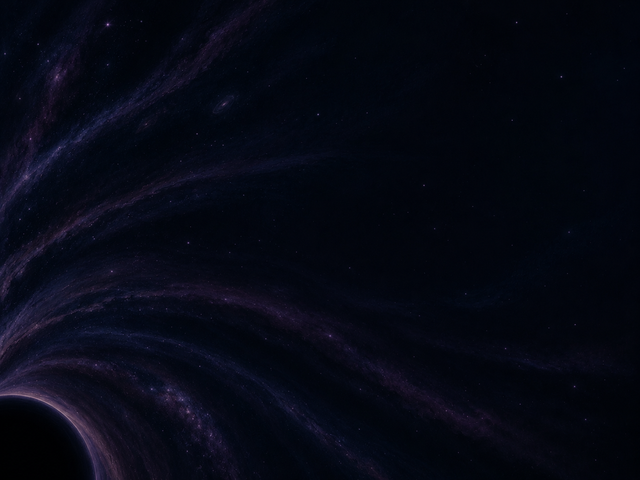
#> input picture game/assets/background.png, 640 x 480 px, found by its file name
$ python background_sway.py
#> lines starting #> are read from the running program, lines starting #| are printed output that depends on the picture
"""Bake the far painting's slow sway into looping keyframes.

Reads game/assets/background.png (the still painting) and writes game/assets/background_sway_00.png
.. background_sway_<KEYFRAMES-1>.png. Frame `i` is the painting at loop phase i / KEYFRAMES. The
game blends between neighbours over sway_loop_ticks (tuning/background.json), so the last frame
blends back into the first. Each frame keeps the still's mean brightness. Overwrites those files.
Run from the repo root:
    python3 tools/art/background_sway.py
"""

import math
from pathlib import Path

import numpy as np
from PIL import Image

ASSETS = Path("game/assets")
KEYFRAMES = 12
"""Frames in the loop. Must match SWAY_FRAMES in game/app/assets.py."""
SWAY_PX = 10.0
"""Peak sideways swing of the rays, px."""
FLOW_PX = 7.0
"""Peak in-and-out ripple of the rays along their curves, px."""
RIM_GAIN = 0.25
"""Swing of the turning light on the hole's rim, as a share of the rim's own brightness."""
WAVELENGTH = 240.0
"""Distance between ripple crests, px."""
HOLE_CENTER = (5.0, 486.0)
HOLE_RADIUS = 80.0
"""Same as HOLE_CENTER and HOLE_RADIUS in game/ui/background_view.py: both belong to the painting."""
HOLE_EASE = 90.0
"""Distance over which the sway fades in from the hole's edge, px, so the edge itself stays put."""
RIM_CENTER = 25.0
RIM_WIDTH = 55.0
"""The turning rim light is a bell this wide, centered this far outside the hole's edge, px."""
RIM_LOBES = 4
"""Bright patches around a full turn. About one shows in the quarter of the hole on screen."""
RAY_TWIST = 3.0
"""How much the ripple's phase changes around the hole, so the rays do not move in lockstep."""
FLOW_LAG = 1.3
"""Phase gap between the sideways swing and the in-and-out ripple, radians."""


def bake(still: np.ndarray) -> list[np.ndarray]:
    """Return KEYFRAMES uint8 images (h, w, 3) of the loop, from the (h, w, 3) float still."""
    height, width, _ = still.shape
#> height = 480; width = 640
    ys, xs = np.mgrid[0:height, 0:width].astype(np.float32)
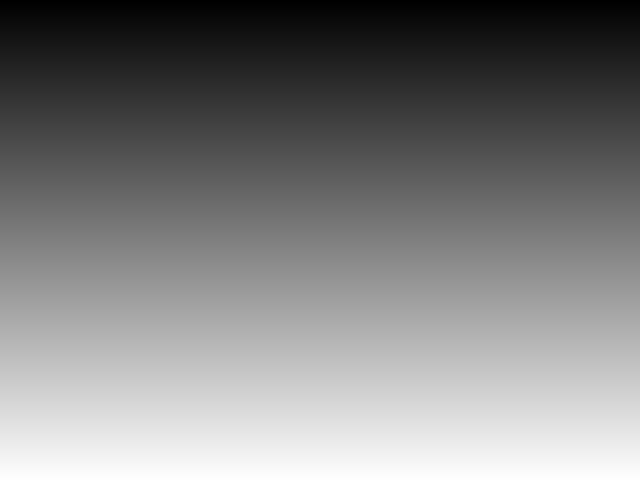
#> ys: shape (480, 640) float32; min 0, max 479, mean 239.5; drawn with min black and max white
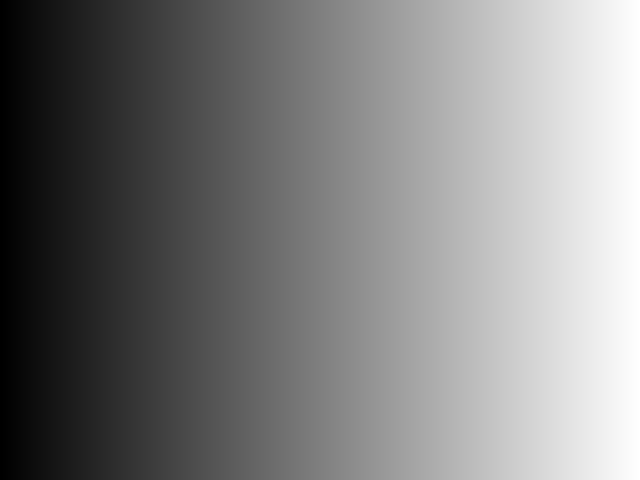
#> xs: shape (480, 640) float32; min 0, max 639, mean 319.5; drawn with min black and max white
    dx, dy = xs - HOLE_CENTER[0], ys - HOLE_CENTER[1]
    radius = np.hypot(dx, dy)
    theta = np.arctan2(dy, dx)
    out_x, out_y = dx / np.maximum(radius, 1e-3), dy / np.maximum(radius, 1e-3)
    ease = np.clip((radius - HOLE_RADIUS) / HOLE_EASE, 0, 1)
    ease = ease * ease * (3 - 2 * ease)
    rim = np.exp(-(((radius - HOLE_RADIUS - RIM_CENTER) / RIM_WIDTH) ** 2))
    frames: list[np.ndarray] = []
    for index in range(KEYFRAMES):
        phase = index / KEYFRAMES
        travel = math.tau * phase + math.tau * radius / WAVELENGTH + RAY_TWIST * theta
        sway = SWAY_PX * ease * np.sin(travel)
        flow = FLOW_PX * ease * np.sin(travel + FLOW_LAG)
        moved = _sample(still, xs + sway * out_y - flow * out_x, ys - sway * out_x - flow * out_y)
        light = 1 + RIM_GAIN * rim * np.sin(RIM_LOBES * theta - math.tau * phase)
        image = moved * light[..., None]
        image *= still.mean() / image.mean()
        frames.append(np.rint(np.clip(image, 0, 255)).astype(np.uint8))
    return frames


def _sample(image: np.ndarray, sx: np.ndarray, sy: np.ndarray) -> np.ndarray:
    """Bilinear sample of `image` at (sx, sy), clamped to its edges."""
    height, width, _ = image.shape
#> height = 480; width = 640
    sx = np.clip(sx, 0, width - 1.001)
    sy = np.clip(sy, 0, height - 1.001)
    x0, y0 = sx.astype(np.int32), sy.astype(np.int32)
    fx, fy = (sx - x0)[..., None], (sy - y0)[..., None]
    top = image[y0, x0] * (1 - fx) + image[y0, x0 + 1] * fx
    bottom = image[y0 + 1, x0] * (1 - fx) + image[y0 + 1, x0 + 1] * fx
    return top * (1 - fy) + bottom * fy


if __name__ == "__main__":
    painting = np.asarray(Image.open(ASSETS / "background.png").convert("RGB"), dtype=np.float32)
    for number, frame in enumerate(bake(painting)):
        Image.fromarray(frame).save(ASSETS / f"background_sway_{number:02d}.png", optimize=True)
#> this loop made 12 passes
